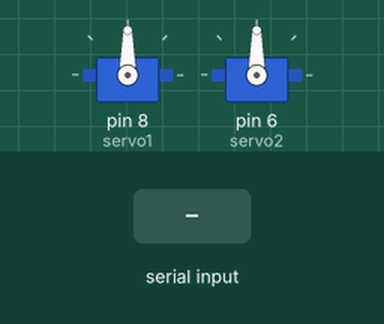
Bench run of a sketch on a simulated Arduino Uno, built with avr-gcc and run on an emulated ATmega328P. Shown: 2 × servo. Inputs (shaded band) come from the test bench.

Above: at 1.2 s.
1.3 s: "1" received over Serial
At 2.5 s:
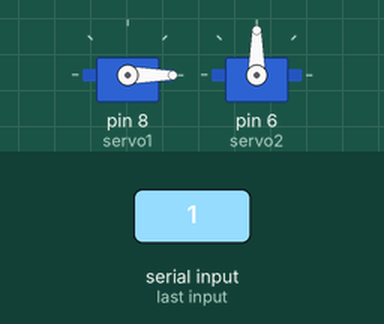
2.8 s: "2" received over Serial
At 3.8 s:
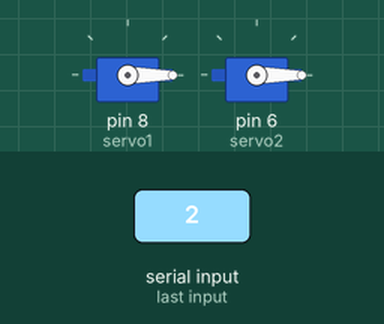
4.3 s: "30,150\n" received over Serial
At 5.2 s:
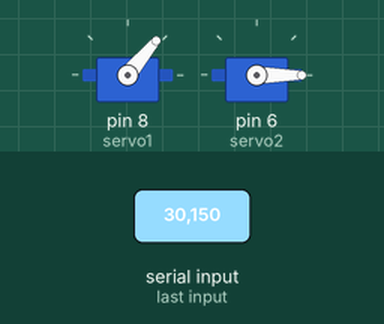
5.8 s: "1,90\n" received over Serial
At 6.4 s:
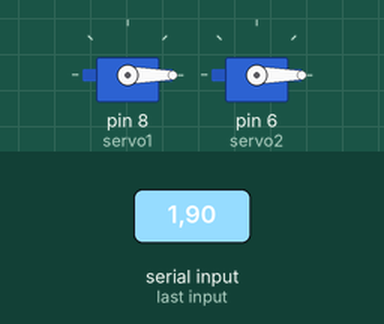
Timing chart, 0 to 8.3 s (numbered marks = the images above; inputs shaded):
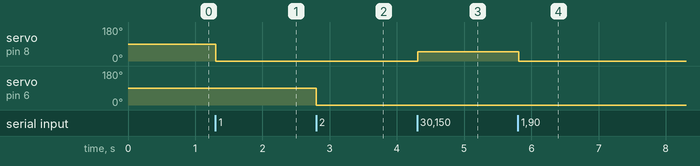

The sketch:

motor_control.ino
```cpp
#include <Servo.h>
Servo servo1;
Servo servo2;

void setup(){
  Serial.begin(57600);
  pinMode(8, OUTPUT);
  pinMode(6, OUTPUT);
  servo1.attach(8);
  servo2.attach(6);
}
char var;
void loop(){
  if (Serial.available() > 0)
  {
    char str0 = Serial.read();
    delay(0.5);
    if(str0=='1')
      {
        delay(2);
        String comdata = "";
        while (Serial.available() > 0)
        {
          comdata += char(Serial.read());
          delay(2);
        }
        int servo1_value = comdata.toInt();
        servo1.write(servo1_value);
        delay(100);
      }
    if(str0=='2')
      {
        delay(2);
        String comdata = "";
        while (Serial.available() > 0)
        {
          comdata += char(Serial.read());
          delay(2);
        }
        int servo2_value = comdata.toInt();
        servo2.write(servo2_value);
        delay(100);
      }
  }
}
```

Measured:
- after the input at 1.3 s, servo on pin 8 (servo1): 90° → 0° at once
- after the input at 2.8 s, servo on pin 6 (servo2): 90° → 0° at once
- after the input at 4.3 s, servo on pin 8 (servo1): 0° → 50° at once
- after the input at 5.8 s, servo on pin 8 (servo1): 50° → 0° at once
